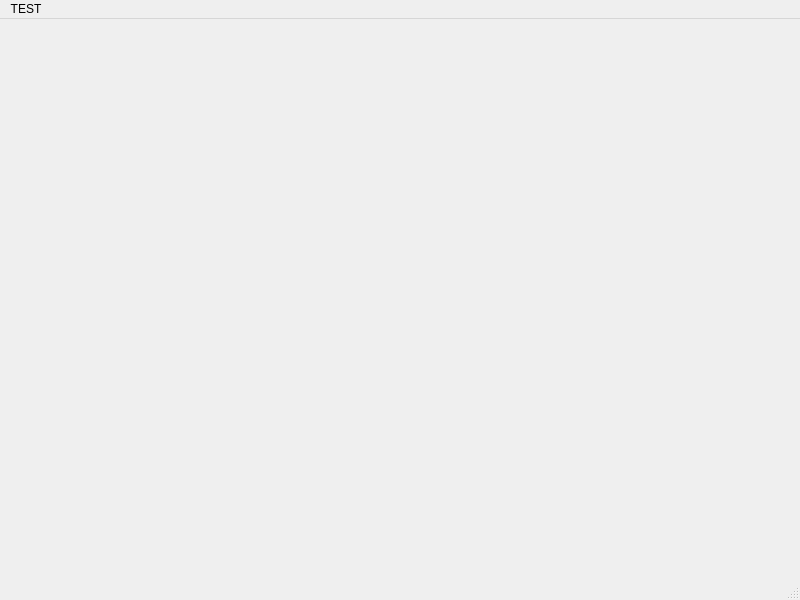
<?xml version="1.0" encoding="UTF-8"?>
<ui version="4.0">
 <class>MainWindow</class>
 <widget class="QMainWindow" name="MainWindow">
  <property name="geometry">
   <rect>
    <x>0</x>
    <y>0</y>
    <width>800</width>
    <height>600</height>
   </rect>
  </property>
  <property name="windowTitle">
   <string>MainWindow</string>
  </property>
  <widget class="QWidget" name="centralwidget">
   <widget class="QWidget" name="verticalLayoutWidget">
    <property name="geometry">
     <rect>
      <x>170</x>
      <y>90</y>
      <width>441</width>
      <height>361</height>
     </rect>
    </property>
    <layout class="QVBoxLayout" name="verticalLayout"/>
   </widget>
  </widget>
  <widget class="QMenuBar" name="menubar">
   <property name="geometry">
    <rect>
     <x>0</x>
     <y>0</y>
     <width>800</width>
     <height>21</height>
    </rect>
   </property>
   <widget class="QMenu" name="menuTEST">
    <property name="title">
     <string>TEST</string>
    </property>
   </widget>
   <addaction name="menuTEST"/>
  </widget>
  <widget class="QStatusBar" name="statusbar"/>
 </widget>
 <resources/>
 <connections/>
</ui>
